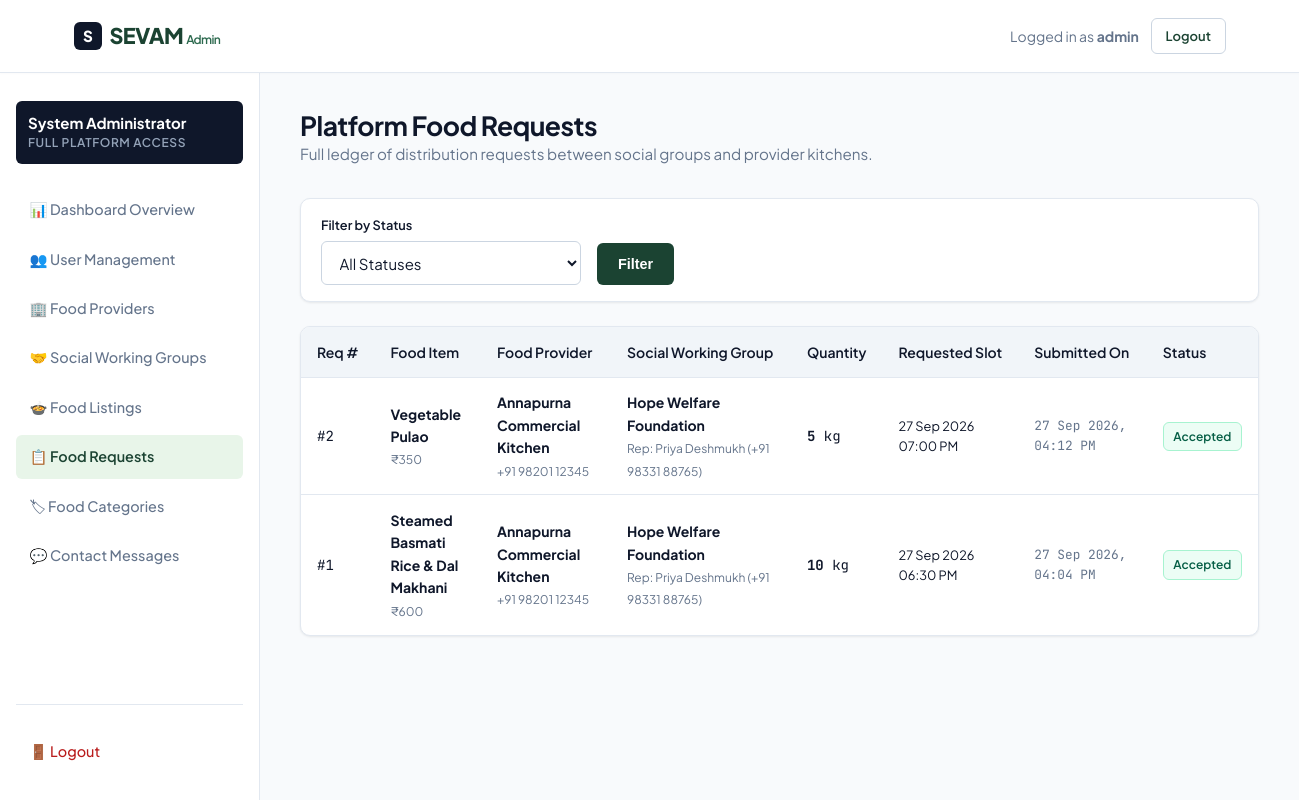
The app's page /admin/requests.php (signed in) with its own data.
### tables this page shows
CREATE TABLE `food_requests` (
  `id` int(11) NOT NULL AUTO_INCREMENT,
  `food_id` int(11) NOT NULL,
  `group_id` int(11) NOT NULL,
  `requested_quantity` decimal(10,2) NOT NULL,
  `requested_date` date NOT NULL,
  `requested_time` time NOT NULL,
  `message` text DEFAULT NULL,
  `status` enum('Pending','Accepted','Rejected','Completed') DEFAULT 'Pending',
  `created_at` timestamp NULL DEFAULT current_timestamp(),
  `updated_at` timestamp NULL DEFAULT current_timestamp() ON UPDATE current_timestamp(),
  PRIMARY KEY (`id`),
  KEY `fk_request_food` (`food_id`),
  KEY `fk_request_group` (`group_id`),
  CONSTRAINT `fk_request_food` FOREIGN KEY (`food_id`) REFERENCES `food_listings` (`id`) ON DELETE CASCADE,
  CONSTRAINT `fk_request_group` FOREIGN KEY (`group_id`) REFERENCES `social_working_groups` (`id`) ON DELETE CASCADE
);

CREATE TABLE `food_listings` (
  `id` int(11) NOT NULL AUTO_INCREMENT,
  `provider_id` int(11) NOT NULL,
  `category_id` int(11) NOT NULL,
  `food_name` varchar(150) NOT NULL,
  `food_type` enum('Veg','Non-Veg','Vegan','Jain') DEFAULT 'Veg',
  `quantity` decimal(10,2) NOT NULL,
  `available_quantity` decimal(10,2) NOT NULL,
  `quantity_unit` varchar(30) NOT NULL,
  `price` decimal(10,2) NOT NULL,
  `prep_date` date NOT NULL,
  `available_date` date NOT NULL,
  `available_start_time` time NOT NULL,
  `available_end_time` time NOT NULL,
  `expiry_date` date NOT NULL,
  `expiry_time` time NOT NULL,
  `food_description` text DEFAULT NULL,
  `image_url` varchar(255) DEFAULT NULL,
  `pickup_info` text NOT NULL,
  `status` enum('Available','Pending','Accepted','Completed','Expired','Cancelled','Unavailable') DEFAULT 'Available',
  `created_at` timestamp NULL DEFAULT current_timestamp(),
  PRIMARY KEY (`id`),
  KEY `fk_food_provider` (`provider_id`),
  KEY `fk_food_category` (`category_id`),
  CONSTRAINT `fk_food_category` FOREIGN KEY (`category_id`) REFERENCES `food_categories` (`id`),
  CONSTRAINT `fk_food_provider` FOREIGN KEY (`provider_id`) REFERENCES `food_providers` (`id`) ON DELETE CASCADE
);

CREATE TABLE `food_providers` (
  `id` int(11) NOT NULL AUTO_INCREMENT,
  `user_id` int(11) NOT NULL,
  `business_name` varchar(150) NOT NULL,
  `owner_name` varchar(100) NOT NULL,
  `phone` varchar(20) NOT NULL,
  `address` text NOT NULL,
  `city` varchar(80) NOT NULL,
  `state` varchar(80) NOT NULL,
  `business_type` varchar(80) NOT NULL,
  `fssai_status` enum('Certified','Not Certified') DEFAULT 'Not Certified',
  `fssai_number` varchar(50) DEFAULT NULL,
  `created_at` timestamp NULL DEFAULT current_timestamp(),
  PRIMARY KEY (`id`),
  KEY `fk_provider_user` (`user_id`),
  CONSTRAINT `fk_provider_user` FOREIGN KEY (`user_id`) REFERENCES `users` (`id`) ON DELETE CASCADE
);

CREATE TABLE `social_working_groups` (
  `id` int(11) NOT NULL AUTO_INCREMENT,
  `user_id` int(11) NOT NULL,
  `group_name` varchar(150) NOT NULL,
  `representative_name` varchar(100) NOT NULL,
  `phone` varchar(20) NOT NULL,
  `address` text NOT NULL,
  `city` varchar(80) NOT NULL,
  `state` varchar(80) NOT NULL,
  `organization_type` varchar(80) NOT NULL,
  `ngo_status` enum('Registered','Community Volunteer Group','Trust','Society') DEFAULT 'Registered',
  `darpan_id` varchar(50) DEFAULT NULL,
  `created_at` timestamp NULL DEFAULT current_timestamp(),
  PRIMARY KEY (`id`),
  KEY `fk_group_user` (`user_id`),
  CONSTRAINT `fk_group_user` FOREIGN KEY (`user_id`) REFERENCES `users` (`id`) ON DELETE CASCADE
);

### php/db.php (called while the page is built, shortened)
<?php
function escape($val) {
    return htmlspecialchars($val ?? '', ENT_QUOTES, 'UTF-8');
}

### admin/requests.php (the view, shortened to what this page needs)
<?php
require_once __DIR__ . '/../php/db.php';
require_once __DIR__ . '/header.php';
$sql = "SELECT r.*, f.food_name, f.quantity_unit, f.price,
        p.business_name, p.phone as provider_phone,
        g.group_name, g.representative_name, g.phone as group_phone
        FROM food_requests r
        JOIN food_listings f ON r.food_id = f.id
        JOIN food_providers p ON f.provider_id = p.id
        JOIN social_working_groups g ON r.group_id = g.id
        WHERE 1=1";
$params = [];
$sql .= " ORDER BY r.id DESC";
$stmt = $pdo->prepare($sql);
$stmt->execute($params);
$requests = $stmt->fetchAll();
?>
<div class="dashboard-header">
    <div>
        <h1 class="dashboard-title">Platform Food Requests</h1>
        <p style="color: var(--color-text-muted); font-size: 0.95rem;">
            Full ledger of distribution requests between social groups and provider kitchens.
        </p>
    </div>
</div>
<div class="form-card" style="padding: 1rem 1.25rem; margin-bottom: 1.5rem;">
    <form action="/admin/requests.php" method="GET" style="display:flex; gap:1rem; align-items:flex-end;">
        <div style="flex:1; max-width:260px;">
            <label class="form-label" style="font-size:0.8rem;">Filter by Status</label>
            <select name="status" class="form-select">
                <option value="">All Statuses</option>
            </select>
        </div>
        <div>
            <button type="submit" class="btn btn-primary" style="height: 42px;">Filter</button>
        </div>
    </form>
</div>
<div class="table-wrap">
    <div class="table-responsive">
        <table class="data-table">
            <thead>
                <tr>
                    <th>Req #</th>
                    <th>Food Item</th>
                    <th>Food Provider</th>
                    <th>Social Working Group</th>
                    <th>Quantity</th>
                    <th>Requested Slot</th>
                    <th>Submitted On</th>
                    <th>Status</th>
                </tr>
            </thead>
            <tbody>
                <?php foreach ($requests as $r): ?>
                    <tr>
                        <td class="tabular-nums">#<?= $r['id'] ?></td>
                        <td>
                            <strong><?= escape($r['food_name']) ?></strong><br>
                            <span style="font-size:0.75rem; color:var(--color-text-muted);">₹<?= floatval($r['price']) ?></span>
                        </td>
                        <td>
                            <strong><?= escape($r['business_name']) ?></strong><br>
                            <span style="font-size:0.75rem; color:var(--color-text-muted);"><?= escape($r['provider_phone']) ?></span>
                        </td>
                        <td>
                            <strong><?= escape($r['group_name']) ?></strong><br>
                            <span style="font-size:0.75rem; color:var(--color-text-muted);">Rep: <?= escape($r['representative_name']) ?> (<?= escape($r['group_phone']) ?>)</span>
                        </td>
                        <td class="tabular-nums">
                            <strong><?= floatval($r['requested_quantity']) ?></strong> <?= escape($r['quantity_unit']) ?>
                        </td>
                        <td style="font-size:0.8rem;">
                            <?= date('d M Y', strtotime($r['requested_date'])) ?><br>
                            <?= date('h:i A', strtotime($r['requested_time'])) ?>
                        </td>
                        <td class="tabular-nums" style="font-size:0.8rem; color:var(--color-text-muted);">
                            <?= date('d M Y, h:i A', strtotime($r['created_at'])) ?>
                        </td>
                        <td>
                            <span class="badge badge-<?= strtolower($r['status']) ?>">
                                <?= escape($r['status']) ?>
                            </span>
                        </td>
                    </tr>
                <?php endforeach; ?>
            </tbody>
        </table>
    </div>
</div>
<?php require_once __DIR__ . '/footer.php'; ?>

### css/style.css (style rules this page uses)
:root { --color-bg: #f8fafc; --color-surface: #ffffff; --color-surface-subtle: #f1f5f9; --color-surface-hover: #e2e8f0; --color-primary: #1b4332; --color-primary-light: #2d6a4f; --color-primary-accent: #40916c; --color-primary-subtle: #e8f5e9; --color-primary-border: #b7e4c7; --color-text-main: #0f172a; --color-text-muted: #64748b; --color-text-inverted: #ffffff; --color-border: #e2e8f0; --color-border-strong: #cbd5e1; --color-success: #15803d; --color-success-bg: #f0fdf4; --color-success-border: #bbf7d0; --color-warning: #b45309; --color-warning-bg: #fffbeb; --color-warning-border: #fde68a; --color-danger: #b91c1c; --color-danger-bg: #fef2f2; --color-danger-border: #fecaca; --color-info: #0369a1; --color-info-bg: #f0f9ff; --color-info-border: #bae6fd; --radius-sm: 6px; --radius-md: 10px; --radius-lg: 16px; --shadow-subtle: 0 1px 3px rgba(0, 0, 0, 0.05), 0 1px 2px rgba(0, 0, 0, 0.03); --shadow-card: 0 4px 6px -1px rgba(0, 0, 0, 0.05), 0 2px 4px -2px rgba(0, 0, 0, 0.03); --shadow-modal: 0 20px 25px -5px rgba(0, 0, 0, 0.1), 0 8px 10px -6px rgba(0, 0, 0, 0.05); --container-max: 1200px; --header-height: 72px; }
*, *::before, *::after { box-sizing: border-box; margin: 0; padding: 0; }
html { font-size: 16px; scroll-behavior: smooth; -webkit-font-smoothing: antialiased; }
body { font-family: 'Plus Jakarta Sans', system-ui, -apple-system, sans-serif; background-color: var(--color-bg); color: var(--color-text-main); line-height: 1.6; min-height: 100vh; display: flex; flex-direction: column; }
h1, h2, h3, h4, h5, h6 { color: var(--color-text-main); font-weight: 700; line-height: 1.25; letter-spacing: -0.02em; text-wrap: balance; }
p { color: var(--color-text-muted); }
.tabular-nums { font-variant-numeric: tabular-nums; font-family: 'JetBrains Mono', monospace; }
.btn { display: inline-flex; align-items: center; justify-content: center; gap: 0.5rem; padding: 0.65rem 1.25rem; font-size: 0.9rem; font-weight: 600; border-radius: var(--radius-sm); cursor: pointer; transition: all 0.15s ease; border: 1px solid transparent; white-space: nowrap; }
.btn-primary { background-color: var(--color-primary); color: #ffffff; }
.badge { display: inline-flex; align-items: center; gap: 0.35rem; font-size: 0.75rem; font-weight: 600; padding: 0.25rem 0.6rem; border-radius: var(--radius-sm); text-transform: capitalize; }
.badge-accepted { background-color: #ecfdf5; color: #065f46; border: 1px solid #a7f3d0; }
.form-card { background-color: var(--color-surface); border: 1px solid var(--color-border); border-radius: var(--radius-md); padding: 2.25rem; box-shadow: var(--shadow-subtle); }
.form-label { display: block; font-size: 0.875rem; font-weight: 600; color: var(--color-text-main); margin-bottom: 0.35rem; }
.form-input, .form-select, .form-textarea { width: 100%; padding: 0.65rem 0.85rem; font-size: 0.9375rem; font-family: inherit; color: var(--color-text-main); background-color: #ffffff; border: 1px solid var(--color-border-strong); border-radius: var(--radius-sm); transition: border-color 0.15s ease, box-shadow 0.15s ease; }
.dashboard-header { display: flex; align-items: center; justify-content: space-between; margin-bottom: 2rem; flex-wrap: wrap; gap: 1rem; }
.dashboard-title { font-size: 1.65rem; }
.table-wrap { background-color: var(--color-surface); border: 1px solid var(--color-border); border-radius: var(--radius-md); overflow: hidden; box-shadow: var(--shadow-subtle); margin-bottom: 2rem; }
.table-responsive { width: 100%; overflow-x: auto; }
.data-table { width: 100%; border-collapse: collapse; font-size: 0.875rem; text-align: left; }
.data-table th { background-color: var(--color-surface-subtle); padding: 0.85rem 1rem; font-weight: 600; color: var(--color-text-main); border-bottom: 1px solid var(--color-border); white-space: nowrap; }
.data-table td { padding: 0.85rem 1rem; border-bottom: 1px solid var(--color-border); color: var(--color-text-main); vertical-align: middle; }
.data-table tr:last-child td { border-bottom: none; }

### records on screen
food_requests: id "2", food.food_name "Vegetable Pulao", food.price "350", food_providers.business_name "Annapurna Commercial Kitchen", food_providers.phone "+91 98201 12345", group.group_name "Hope Welfare Foundation", group.representative_name "Priya Deshmukh", group.phone "+91 98331 88765", requested_quantity "5", food.quantity_unit "kg", requested_date "27 Sep 2026", requested_time "07:00 PM", created_at "27 Sep 2026, 04:12 PM", status "Accepted"
food_requests: id "1", food.food_name "Steamed Basmati Rice & Dal Makhani", food.price "600", food_providers.business_name "Annapurna Commercial Kitchen", food_providers.phone "+91 98201 12345", group.group_name "Hope Welfare Foundation", group.representative_name "Priya Deshmukh", group.phone "+91 98331 88765", requested_quantity "10", food.quantity_unit "kg", requested_date "27 Sep 2026", requested_time "06:30 PM", created_at "27 Sep 2026, 04:04 PM", status "Accepted"

### other values on screen
$_SESSION['username'] "admin"
